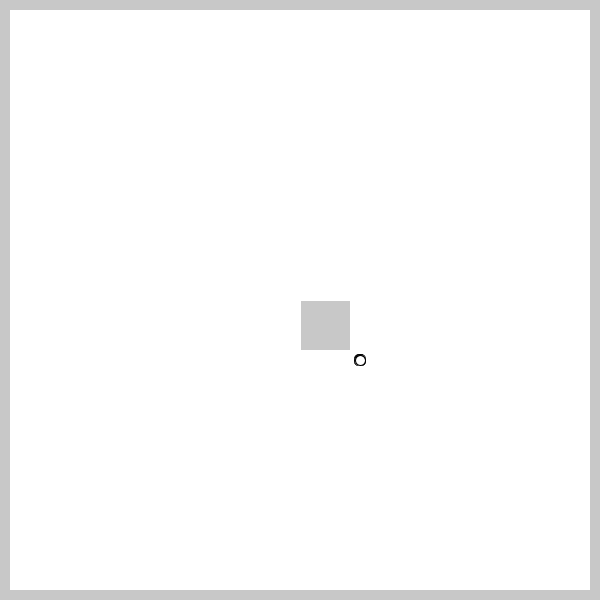
Frame 1 (no input)
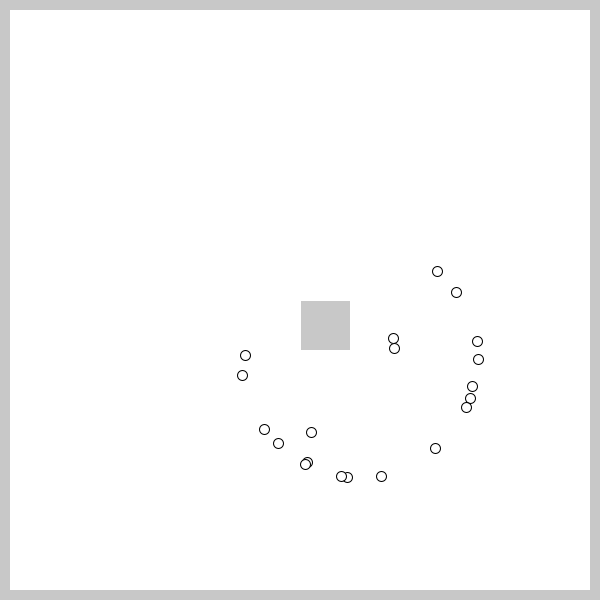
Frame 60 (the mouse pressed at the canvas centre just before this capture)
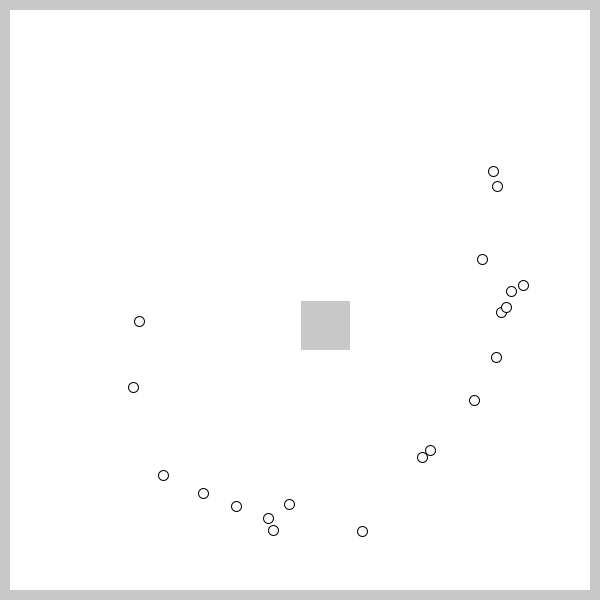
Frame 120 (the mouse held since frame 60 and released just before this capture)

The Processing sketch that drew these frames (run headless with seeded random() and noise(); from frame 60 on, the mouse is pressed at the canvas centre):

// Processing sketch: processing_123171
// ── processing_123171.pde


Cluster cluster;
Stage stage;
Stage2 stage2;

void setup() {
  size(600, 600);
  cluster = new Cluster(); //Initialize the arrayList that contains all the moving objects
  stage = new Stage(width/2, height/2); //Draws a circular stage that contains the moving objects
  stage2 = new Stage2(width/2, height/2); //Draws a circular stage that contains the moving objects

  for (int i = 0; i < 20; i++) {
    cluster.addFworm(new Fworm(new PVector(width/2+50, height/2+50), 2.0f)); //Adds a new object to the arrayList (first boid 
    //to the flock)
  }
}

void draw() {
  background(200);
  stage.display();    
  stage2.display();
  cluster.run(); //animates every object in the ArrayList
}

class Stage {
  float x; 
  float y; 
  

  Stage(float x_, float y_/*, float r_*/) {
    x = x_;
    y = y_;
    
  }

  void display() {
    //fill(240);
    noStroke();
    rect(10, 10, 580, 580);
  }
}

class Stage2 {
  float x; 
  float y; 
  //float r;

  Stage2(float x_, float y_/*, float r_*/) {
    x = x_;
    y = y_;
    //r = r_;
  }

  void display() {
    fill(200);
    stroke(255);
    rect(x, y, 50, 50);
  }
}

class Cluster { //the 'flock' class from boids. 
  ArrayList fworms; // contains all objects
  Cluster() {
    fworms = new ArrayList();
  }

  void run() {
    for (int i = 0; i < fworms.size(); i++) {
      Fworm f = (Fworm) fworms.get(i);
      f.run(fworms); //animates each individual object
    }
  }

  void addFworm(Fworm f) { //the add object function
    fworms.add(f);
  }
}

class Fworm {
  PVector loc; 
  PVector vel;
  float max_wander_offset; //upper and lower ends of the range that generates a random number for changing 
  float wander_theta; //the randomized value assigned to the velocity
  float wander_offset;
  float maxspeed; //prevents the velocity from steadily increasing
  float r;

  Fworm(PVector l, float ms) {
    loc = l.get();
    max_wander_offset = 0.1;
    wander_theta = random(TWO_PI);
    vel = new PVector();
    maxspeed = ms;
    r = 6.0;
  }

  void run(ArrayList fworms) {
    update();
    render();
  }

  void update() {
    wander_offset = random(-max_wander_offset, max_wander_offset);
    wander_theta += wander_offset;
    vel.x += cos(wander_theta);
    vel.y += sin(wander_theta);
    vel.limit(maxspeed);

    if (dist(stage.x, stage.y, loc.x, loc.y) > 210) {
      float ang = atan2(height/2-loc.y, width/2-loc.x);
      // adjust direction a bit in that direction...
      if (wander_theta > PI)
        wander_theta -= TWO_PI;
      else if (wander_theta < -PI) {
        wander_theta += TWO_PI;
      }
      float delta = ang - wander_theta;
      while (delta < -PI)  delta += TWO_PI;
      while (delta > PI)  delta -= TWO_PI;
      wander_theta += delta/20;
    }
    if ((dist(stage2.x, stage2.y, loc.x, loc.y) < 50)) {
      float ang = atan2(height/2-loc.y, width/2-loc.x);
      // adjust direction a bit in that direction...
      if (wander_theta > PI)
        wander_theta -= TWO_PI;
      else if (wander_theta < -PI) {
        wander_theta += TWO_PI;
      }
      float delta = ang - wander_theta;
      while (delta < PI)  delta += TWO_PI;
      while (delta > -PI)  delta -= TWO_PI;
      wander_theta += delta/20;
    }  
    loc.add(vel);
  }

  void render() {
    float direction = vel.heading2D() + PI/2;
    fill(255); // the fill and stroke is only for the 
    stroke(0); // temporary placeholder triangle
    pushMatrix();
    translate(loc.x, loc.y);
    ellipse(10, 10, 10, 10);
    endShape();
    popMatrix();
  }
}
